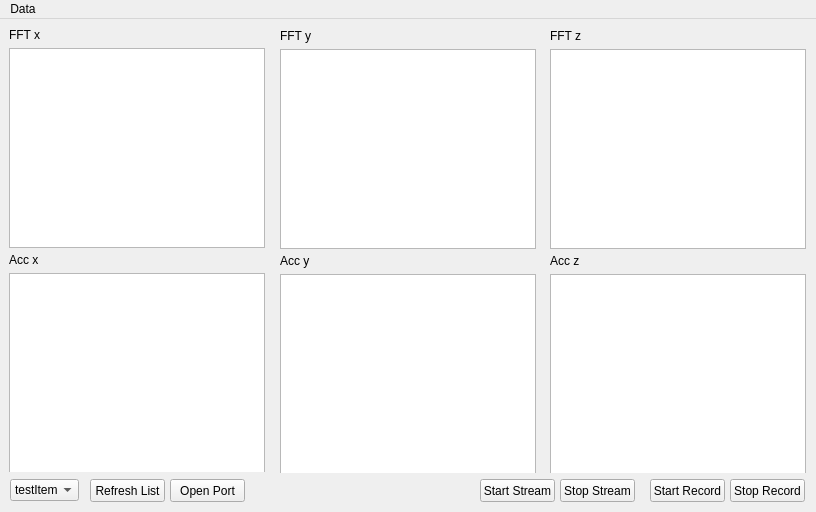
<?xml version="1.0" encoding="UTF-8"?>
<ui version="4.0">
 <class>MainWindow</class>
 <widget class="QMainWindow" name="MainWindow">
  <property name="geometry">
   <rect>
    <x>0</x>
    <y>0</y>
    <width>816</width>
    <height>512</height>
   </rect>
  </property>
  <property name="sizePolicy">
   <sizepolicy hsizetype="Fixed" vsizetype="Fixed">
    <horstretch>0</horstretch>
    <verstretch>0</verstretch>
   </sizepolicy>
  </property>
  <property name="minimumSize">
   <size>
    <width>816</width>
    <height>512</height>
   </size>
  </property>
  <property name="maximumSize">
   <size>
    <width>816</width>
    <height>512</height>
   </size>
  </property>
  <property name="windowTitle">
   <string>WindLab Dynamic Experiment</string>
  </property>
  <property name="locale">
   <locale language="English" country="UnitedStates"/>
  </property>
  <widget class="QWidget" name="centralwidget">
   <property name="minimumSize">
    <size>
     <width>640</width>
     <height>480</height>
    </size>
   </property>
   <widget class="QFrame" name="frameX">
    <property name="geometry">
     <rect>
      <x>9</x>
      <y>9</y>
      <width>256</width>
      <height>444</height>
     </rect>
    </property>
    <property name="sizePolicy">
     <sizepolicy hsizetype="MinimumExpanding" vsizetype="MinimumExpanding">
      <horstretch>0</horstretch>
      <verstretch>0</verstretch>
     </sizepolicy>
    </property>
    <property name="frameShape">
     <enum>QFrame::NoFrame</enum>
    </property>
    <property name="frameShadow">
     <enum>QFrame::Plain</enum>
    </property>
    <layout class="QVBoxLayout" name="verticalLayout">
     <property name="margin">
      <number>0</number>
     </property>
     <item>
      <widget class="QLabel" name="labelFFTx">
       <property name="text">
        <string>FFT x</string>
       </property>
      </widget>
     </item>
     <item>
      <widget class="PlotWidget" name="grFFTx">
       <property name="sizePolicy">
        <sizepolicy hsizetype="Expanding" vsizetype="MinimumExpanding">
         <horstretch>0</horstretch>
         <verstretch>0</verstretch>
        </sizepolicy>
       </property>
       <property name="minimumSize">
        <size>
         <width>150</width>
         <height>200</height>
        </size>
       </property>
      </widget>
     </item>
     <item>
      <widget class="QLabel" name="labelAx">
       <property name="text">
        <string>Acc x</string>
       </property>
      </widget>
     </item>
     <item>
      <widget class="PlotWidget" name="grAccX">
       <property name="sizePolicy">
        <sizepolicy hsizetype="Expanding" vsizetype="Expanding">
         <horstretch>0</horstretch>
         <verstretch>0</verstretch>
        </sizepolicy>
       </property>
       <property name="minimumSize">
        <size>
         <width>150</width>
         <height>200</height>
        </size>
       </property>
       <property name="sizeIncrement">
        <size>
         <width>0</width>
         <height>0</height>
        </size>
       </property>
      </widget>
     </item>
    </layout>
   </widget>
   <widget class="QFrame" name="frameY">
    <property name="geometry">
     <rect>
      <x>280</x>
      <y>10</y>
      <width>256</width>
      <height>444</height>
     </rect>
    </property>
    <property name="sizePolicy">
     <sizepolicy hsizetype="MinimumExpanding" vsizetype="MinimumExpanding">
      <horstretch>0</horstretch>
      <verstretch>0</verstretch>
     </sizepolicy>
    </property>
    <property name="frameShape">
     <enum>QFrame::NoFrame</enum>
    </property>
    <property name="frameShadow">
     <enum>QFrame::Plain</enum>
    </property>
    <layout class="QVBoxLayout" name="verticalLayout_2">
     <property name="margin">
      <number>0</number>
     </property>
     <item>
      <widget class="QLabel" name="labelFFTy">
       <property name="text">
        <string>FFT y</string>
       </property>
      </widget>
     </item>
     <item>
      <widget class="PlotWidget" name="grFFTy">
       <property name="sizePolicy">
        <sizepolicy hsizetype="MinimumExpanding" vsizetype="MinimumExpanding">
         <horstretch>0</horstretch>
         <verstretch>0</verstretch>
        </sizepolicy>
       </property>
       <property name="minimumSize">
        <size>
         <width>150</width>
         <height>200</height>
        </size>
       </property>
      </widget>
     </item>
     <item>
      <widget class="QLabel" name="labelAy">
       <property name="text">
        <string>Acc y</string>
       </property>
      </widget>
     </item>
     <item>
      <widget class="PlotWidget" name="grAccY">
       <property name="sizePolicy">
        <sizepolicy hsizetype="MinimumExpanding" vsizetype="MinimumExpanding">
         <horstretch>0</horstretch>
         <verstretch>0</verstretch>
        </sizepolicy>
       </property>
       <property name="minimumSize">
        <size>
         <width>150</width>
         <height>200</height>
        </size>
       </property>
       <property name="sizeIncrement">
        <size>
         <width>0</width>
         <height>0</height>
        </size>
       </property>
      </widget>
     </item>
    </layout>
   </widget>
   <widget class="QFrame" name="frameZ">
    <property name="geometry">
     <rect>
      <x>550</x>
      <y>10</y>
      <width>256</width>
      <height>444</height>
     </rect>
    </property>
    <property name="sizePolicy">
     <sizepolicy hsizetype="MinimumExpanding" vsizetype="MinimumExpanding">
      <horstretch>0</horstretch>
      <verstretch>0</verstretch>
     </sizepolicy>
    </property>
    <property name="minimumSize">
     <size>
      <width>256</width>
      <height>0</height>
     </size>
    </property>
    <property name="frameShape">
     <enum>QFrame::NoFrame</enum>
    </property>
    <property name="frameShadow">
     <enum>QFrame::Plain</enum>
    </property>
    <layout class="QVBoxLayout" name="verticalLayout_3">
     <property name="margin">
      <number>0</number>
     </property>
     <item>
      <widget class="QLabel" name="labelFFTz">
       <property name="text">
        <string>FFT z</string>
       </property>
      </widget>
     </item>
     <item>
      <widget class="PlotWidget" name="grFFTz">
       <property name="sizePolicy">
        <sizepolicy hsizetype="Expanding" vsizetype="Expanding">
         <horstretch>0</horstretch>
         <verstretch>0</verstretch>
        </sizepolicy>
       </property>
       <property name="minimumSize">
        <size>
         <width>150</width>
         <height>200</height>
        </size>
       </property>
      </widget>
     </item>
     <item>
      <widget class="QLabel" name="labelAz">
       <property name="text">
        <string>Acc z</string>
       </property>
      </widget>
     </item>
     <item>
      <widget class="PlotWidget" name="grAccZ">
       <property name="sizePolicy">
        <sizepolicy hsizetype="MinimumExpanding" vsizetype="MinimumExpanding">
         <horstretch>0</horstretch>
         <verstretch>0</verstretch>
        </sizepolicy>
       </property>
       <property name="minimumSize">
        <size>
         <width>150</width>
         <height>200</height>
        </size>
       </property>
       <property name="sizeIncrement">
        <size>
         <width>0</width>
         <height>0</height>
        </size>
       </property>
      </widget>
     </item>
    </layout>
   </widget>
   <widget class="QPushButton" name="btnStartStream">
    <property name="geometry">
     <rect>
      <x>480</x>
      <y>460</y>
      <width>75</width>
      <height>23</height>
     </rect>
    </property>
    <property name="toolTip">
     <string extracomment="Starts the Datastream"/>
    </property>
    <property name="text">
     <string>Start Stream</string>
    </property>
    <property name="checkable">
     <bool>false</bool>
    </property>
   </widget>
   <widget class="QPushButton" name="btnStartRecord">
    <property name="geometry">
     <rect>
      <x>650</x>
      <y>460</y>
      <width>75</width>
      <height>23</height>
     </rect>
    </property>
    <property name="sizePolicy">
     <sizepolicy hsizetype="Minimum" vsizetype="Fixed">
      <horstretch>0</horstretch>
      <verstretch>0</verstretch>
     </sizepolicy>
    </property>
    <property name="text">
     <string>Start Record</string>
    </property>
   </widget>
   <widget class="QPushButton" name="btnStopStream">
    <property name="geometry">
     <rect>
      <x>560</x>
      <y>460</y>
      <width>75</width>
      <height>23</height>
     </rect>
    </property>
    <property name="toolTip">
     <string extracomment="Starts the Datastream"/>
    </property>
    <property name="text">
     <string>Stop Stream</string>
    </property>
    <property name="checkable">
     <bool>false</bool>
    </property>
   </widget>
   <widget class="QPushButton" name="btnStopRecord">
    <property name="geometry">
     <rect>
      <x>730</x>
      <y>460</y>
      <width>75</width>
      <height>23</height>
     </rect>
    </property>
    <property name="text">
     <string>Stop Record</string>
    </property>
   </widget>
   <widget class="QComboBox" name="comboBox">
    <property name="geometry">
     <rect>
      <x>10</x>
      <y>460</y>
      <width>69</width>
      <height>22</height>
     </rect>
    </property>
    <property name="toolTip">
     <string>Select Com Port</string>
    </property>
    <property name="editable">
     <bool>false</bool>
    </property>
    <item>
     <property name="text">
      <string>testItem1</string>
     </property>
    </item>
    <item>
     <property name="text">
      <string>testItem2</string>
     </property>
    </item>
   </widget>
   <widget class="QPushButton" name="btnOpenPort">
    <property name="geometry">
     <rect>
      <x>170</x>
      <y>460</y>
      <width>75</width>
      <height>23</height>
     </rect>
    </property>
    <property name="text">
     <string>Open Port</string>
    </property>
    <property name="checkable">
     <bool>true</bool>
    </property>
    <property name="checked">
     <bool>false</bool>
    </property>
   </widget>
   <widget class="QPushButton" name="btnRefreshList">
    <property name="geometry">
     <rect>
      <x>90</x>
      <y>460</y>
      <width>75</width>
      <height>23</height>
     </rect>
    </property>
    <property name="text">
     <string>Refresh List</string>
    </property>
   </widget>
  </widget>
  <widget class="QMenuBar" name="menuBar">
   <property name="geometry">
    <rect>
     <x>0</x>
     <y>0</y>
     <width>816</width>
     <height>21</height>
    </rect>
   </property>
   <widget class="QMenu" name="menuDatei">
    <property name="title">
     <string>Data</string>
    </property>
    <addaction name="actionData_Folder"/>
    <addaction name="separator"/>
    <addaction name="actionClose"/>
   </widget>
   <addaction name="menuDatei"/>
  </widget>
  <action name="actionData_Folder">
   <property name="text">
    <string>Select Data Folder</string>
   </property>
  </action>
  <action name="actionClose">
   <property name="text">
    <string>Close</string>
   </property>
   <property name="menuRole">
    <enum>QAction::QuitRole</enum>
   </property>
  </action>
  <action name="actionCom_Port">
   <property name="text">
    <string>Com Port</string>
   </property>
   <property name="menuRole">
    <enum>QAction::PreferencesRole</enum>
   </property>
   <property name="softKeyRole">
    <enum>QAction::NoSoftKey</enum>
   </property>
  </action>
 </widget>
 <customwidgets>
  <customwidget>
   <class>PlotWidget</class>
   <extends>QGraphicsView</extends>
   <header>pyqtgraph</header>
  </customwidget>
 </customwidgets>
 <resources/>
 <connections/>
</ui>
